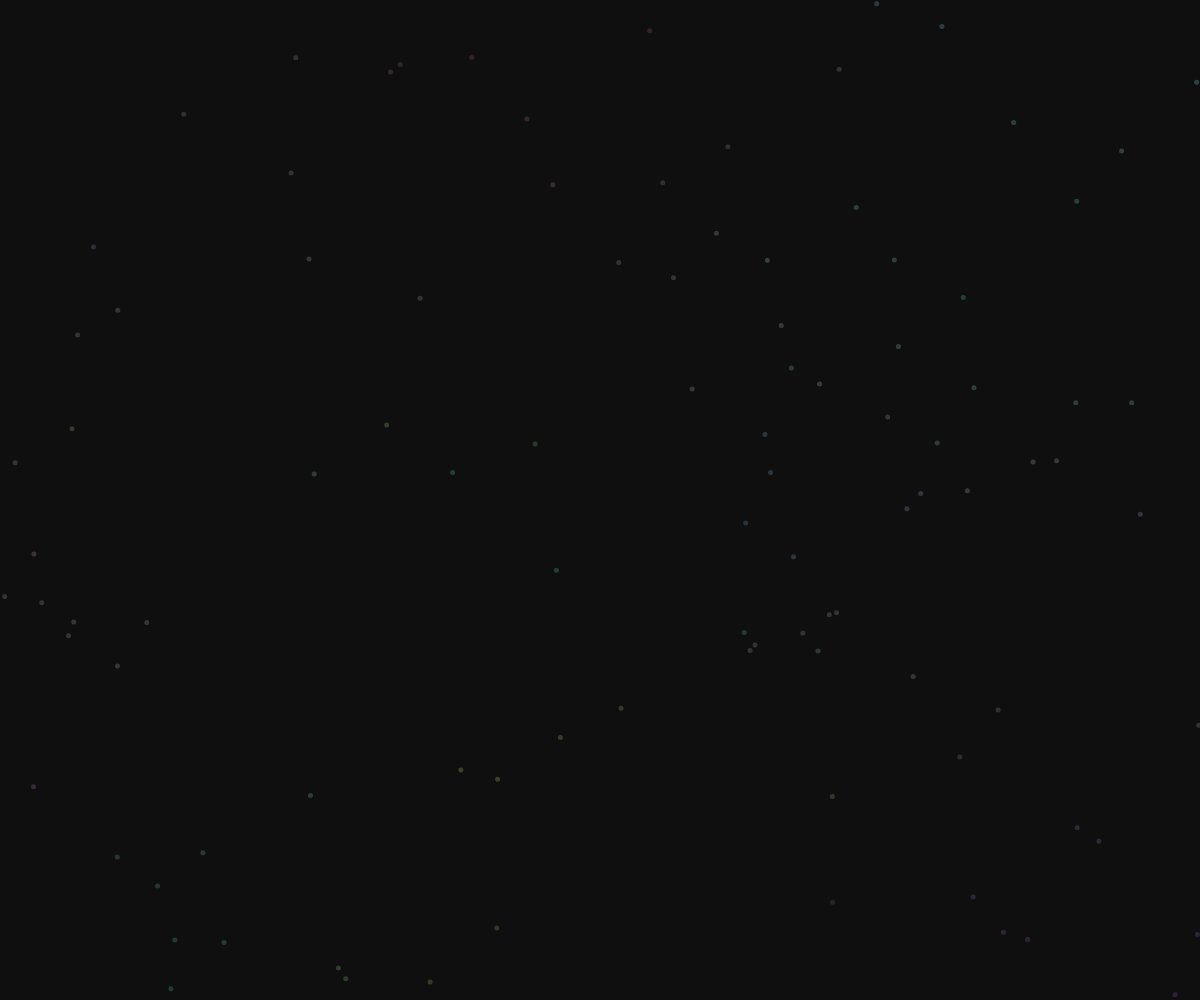
Frame 1 (no input)
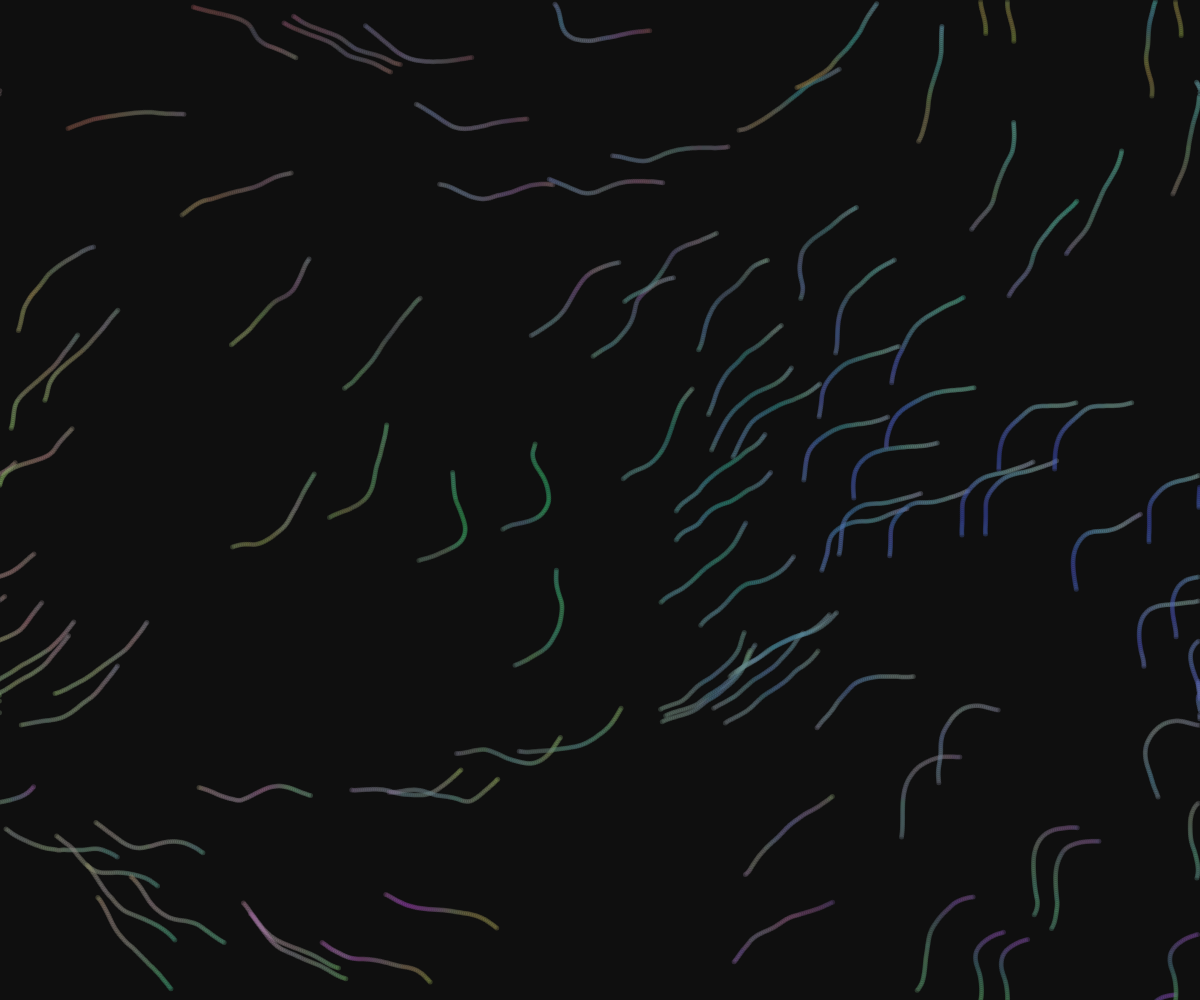
Frame 60 (no input)
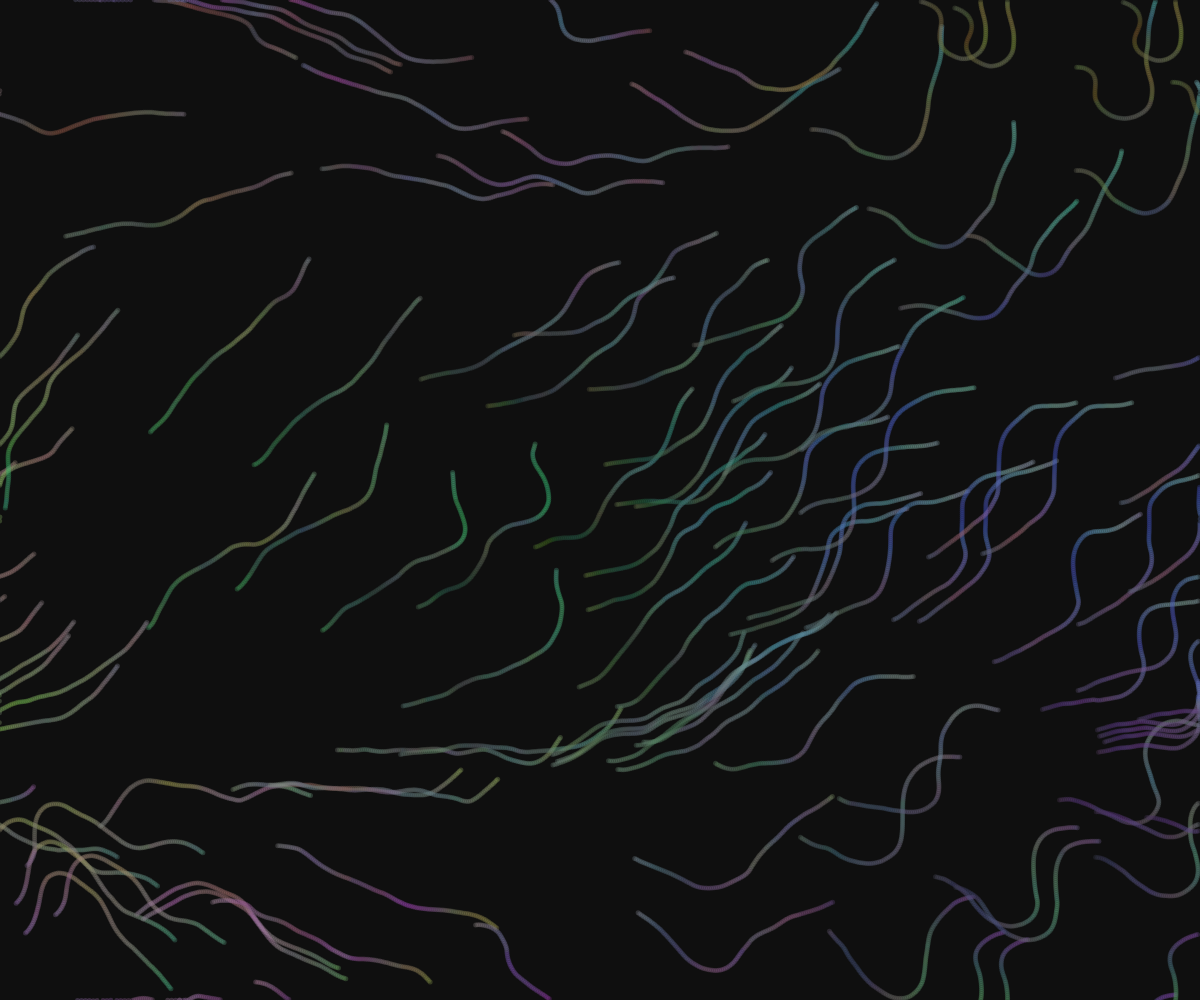
Frame 120 (the mouse pressed at the canvas centre since frame 60)

The p5.js sketch that drew these frames (run headless with seeded random() and noise() and a simulated clock; from frame 60 on, the mouse is pressed at the canvas centre):

// p5.js sketch
// ── sketch.js
let row, col, size;
let arrows = [];
let x_off = 0,
  y_off = 0,
  z_off = 0,
  increment = 0.1,
  radius;
let particles = [];
let colors = [];
let num = 100;

function setup() {
  createCanvas(windowWidth, windowHeight);
  angleMode(DEGREES);

  let baseSize = min(windowWidth, windowHeight);
  size = baseSize * 0.05;
  radius = size / 2;
  row = ceil(height / size);
  col = ceil(width / size);

  for (let i = 0; i < num; i++) {
    particles[i] = new Particle(random(0, width), random(0, height));
  }
  background(0, 240);
}

function draw() {
  y_off = 0;
  for (let i = 0; i < row; i++) {
    arrows[i] = [];
    colors[i] = [];
    x_off = 0;
    for (let j = 0; j < col; j++) {
      let x = j * size;
      let y = i * size;

      let r = map(noise(x_off + 10, y_off, z_off), 0, 1, 0, 255);
      let g = map(noise(x_off, y_off + 20, z_off), 0, 1, 0, 255);
      let b = map(noise(x_off, y_off, z_off + 30), 0, 1, 0, 255);
      let c = color(r, g, b, 80);
      colors[i][j] = c;

      let angle = map(noise(x_off, y_off, z_off), 0, 1, 0, 360);
      arrows[i][j] = createVector(cos(angle), sin(angle));

      let pt0 = createVector(size / 2 + x, size / 2 + y);
      let pt1 = createVector(arrows[i][j].x * radius, arrows[i][j].y * radius);

      //line(pt0.x, pt0.y, pt0.x + pt1.x, pt0.y + pt1.y);
      //ellipse(pt0.x + pt1.x, pt0.y + pt1.y, 5, 5);

      //text(round(angle, 2), size / 2 + x ,size / 2 + y);

      x_off += increment;
    }
    y_off += increment;
    z_off += 0.001;
  }

  for (let i = 0; i < num; i++) {
    particles[i].checkEdges();
    particles[i].direction(arrows);
    particles[i].update();
    particles[i].display(colors);
  }
}

function mouseClicked() {
  for (let i = 0; i < num; i++) {
    particles[i] = new Particle(random(0, width), random(0, height));
  }

  background(0, 220);
}
// ── particle.js
class Particle {
  constructor(x, y) {
    this.position = createVector(x, y);
    this.velocity = createVector(0, 0);
    this.acceleration = createVector(0, 0);
  }

  update() {
    this.velocity.add(this.acceleration);
    this.velocity.limit(2);
    this.position.add(this.velocity);
    this.acceleration.mult(0);
  }

  applyForce(force) {
    this.acceleration.add(force);
  }

  direction(flowField) {
    let i = floor(this.position.x / size);
    let j = floor(this.position.y / size);
    i = constrain(i, 0, row - 1);
    j = constrain(j, 0, col - 1);
    let force = createVector(flowField[i][j].x, flowField[i][j].y);
    this.applyForce(force);
  }

  display(colors) {
    let i = floor(this.position.x / size);
    let j = floor(this.position.y / size);
    i = constrain(i, 0, row - 1);
    j = constrain(j, 0, col - 1);
    push();
    noStroke();
    fill(colors[i][j]);
    ellipse(this.position.x, this.position.y, 5, 5);
    pop();
  }

  checkEdges() {
    if (this.position.x > width) {
      this.position.x = 0;
    }
    if (this.position.x < 0) {
      this.position.x = width;
    }
    if (this.position.y > height) {
      this.position.y = 0;
    }
    if (this.position.y < 0) {
      this.position.y = height;
    }
  }
}
// ── test.html
<!DOCTYPE html>
<html lang="en">

<head>
    <link rel="stylesheet" type="text/css" href="../../shared/style.css" />
    <meta charset="UTF-8">
    <meta name="viewport" content="width=device-width, initial-scale=1.0">
    <title>Flow Field</title>
</head>

<body>
    <main></main>
    <script src="../../dependencies/p5.js"></script>
    <script src="sketch.js"></script>
    <script src="particle.js"></script>
</body>

</html>
